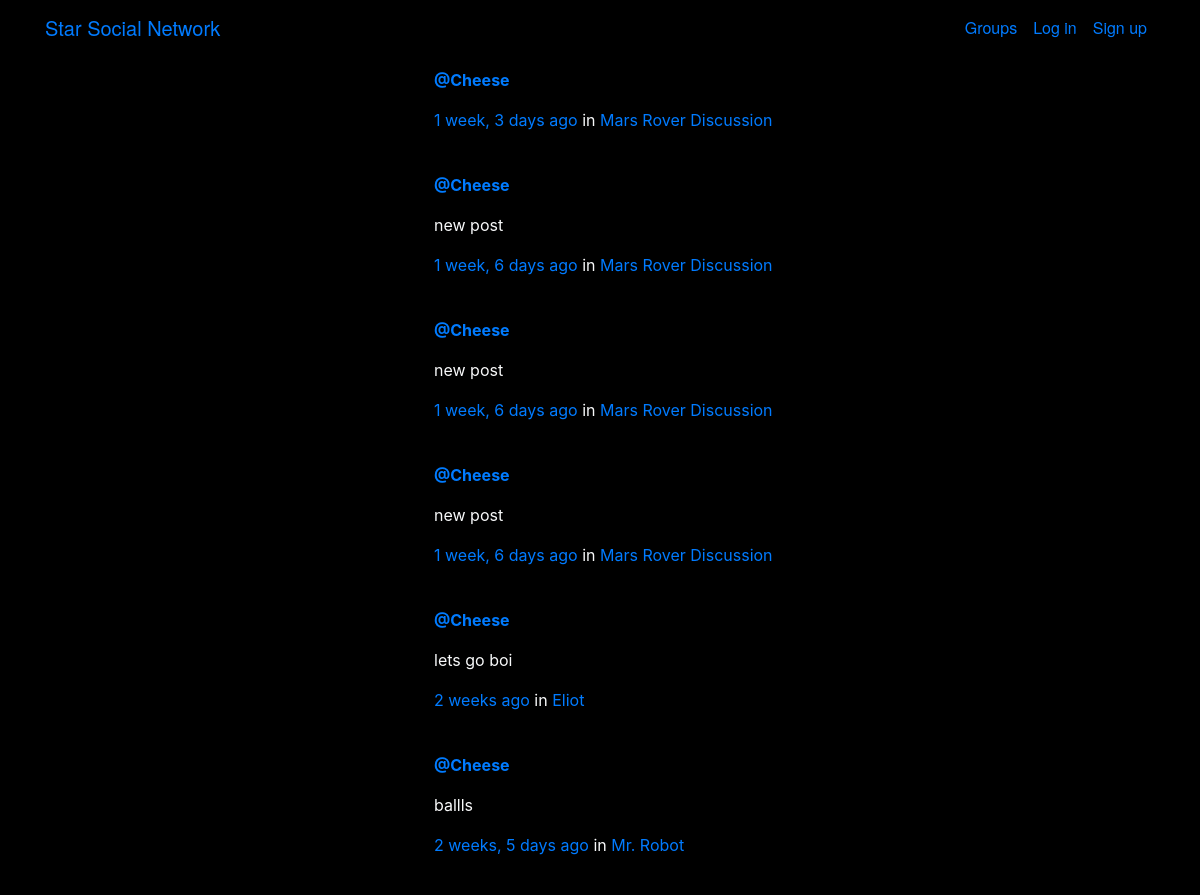
The app's page /posts/ (upper part), older data.
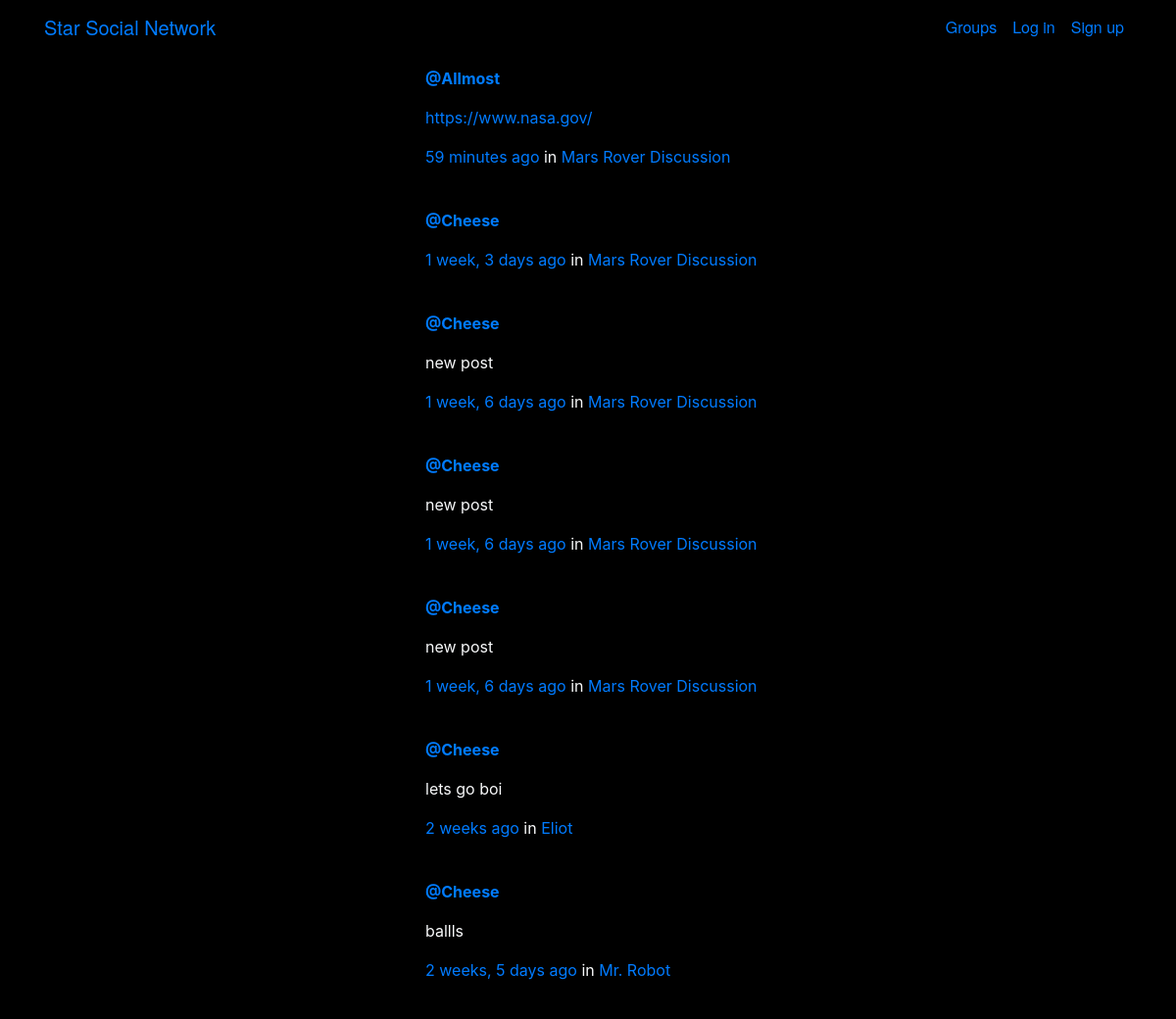
The same page, newer data.
### posts/models.py (models this page shows, shortened)
class Post(models.Model):
    user = models.ForeignKey(User,related_name='posts',on_delete=models.CASCADE)
    created_at = models.DateTimeField(auto_now_add=True)
    message = models.TextField(blank=True,)
    message_html = models.TextField(editable=False)
    group = models.ForeignKey(Group,related_name='posts',null = True, blank=True,on_delete=models.CASCADE)
    class Meta:
        ordering = ['-created_at']
        unique_together = ['user','message']

### groups/models.py (models this page shows, shortened)
class Group(models.Model):
    name = models.CharField(max_length=255,unique=True)
    slug = models.SlugField(allow_unicode = True,unique=True)
    description = models.TextField(blank=True, default='')
    description_html = models.TextField(editable=False, default='',blank= True)
    members = models.ManyToManyField(User,through='GroupMember')

### posts/views.py (the view)
# urls.py: path('', views.PostList.as_view(), name="all"),
class PostList(SelectRelatedMixin, generic.ListView):
    model = models.Post
    select_related = ("user", "group")
    ordering = ['-created_at']

### posts/templates/posts/post_list.html (shortened to what this page needs)
{% extends "posts/post_base.html" %}
{% load humanize %}
{% block pre_post_content %}
<div class="col-md-4">
</div>
{% endblock %}
{% block post_content %}
<div class="col-md-6 ">
	{% for post in post_list %}
  {% include "posts/_post.html" %}
	{% endfor %}
</div>
{% endblock %}

### posts/templates/posts/_post.html (shortened to what this page needs)
<div class="post media ">
	<div class="media-body container text-light p-1 col-md-12 ">
		<a href="{% url 'posts:for_user' username=post.user.username %}"><strong >@{{ post.user.username }}</strong></a>
		<p class="media-heading nasatext">{{ post.message_html|safe|urlize }}</p>
			<time class="time text-primary">{{ post.created_at | timesince}} ago</time>
			{% if post.group %}
			<span class="group-name">in <a href="{% url 'groups:all' %}">{{ post.group.name }}</a></span>
			{% endif %}
		<hr>
	</div>
</div>

Row changes from the older to the newer data that the page shows:
added Post: user.username "Allmost", message_html "https://www.nasa.gov/", created_at "59 minutes", group.name "Mars Rover Discussion"
